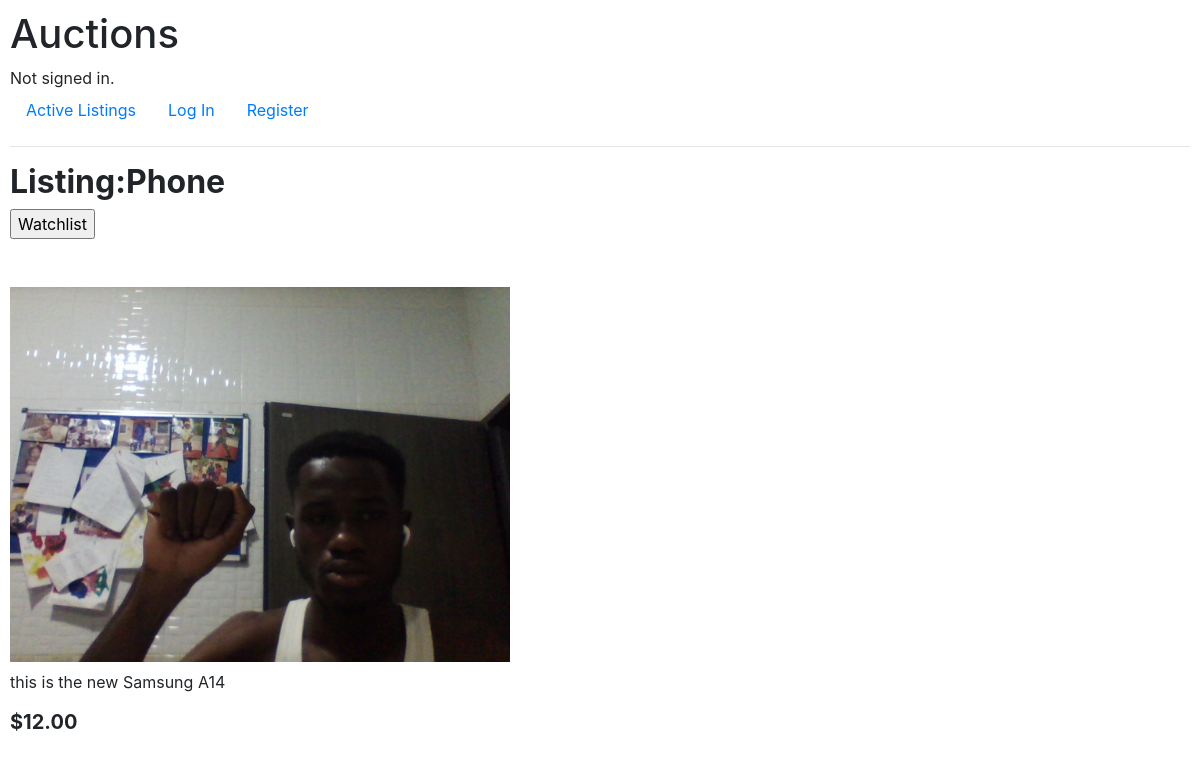
/listing/2, run on the app's committed database.
### auctions/models.py (models this page shows, shortened)
class AuctionList(models.Model):
    id = models.BigAutoField(primary_key=True)
    user = models.ForeignKey(User, on_delete=models.CASCADE)
    product_image = models.ImageField(null=True,blank=True, upload_to="images/")
    product_name = models.CharField(max_length=50)
    product_description = models.CharField(max_length=100,blank=True, null=True)
    startin_bid = models.CharField(max_length=100)
    date_created = models.DateTimeField(auto_now_add=True)

### auctions/views.py (the view)
# urls.py: path('listing/<int:id>',views.listing,name='listing'),
def listing(request, id):
    auction = get_object_or_404(AuctionList, id=id)
    return render(request, "auctions/listing.html", {'auction': auction })

### auctions/templates/auctions/listing.html (shortened to what this page needs)
{% extends "auctions/layout.html" %}
{% block body %}
 <h2> <b>Listing:{{ auction.product_name}}</b></h2>
<form action="" method="POST">
    <input type="submit" value="Watchlist" name="submit" id="">
</form>
<br>
<br>
    <img src=" {{auction.product_image.url}}" width="500">
<p>{{auction.product_description }}</p>
<h5> <b>${{auction.startin_bid}}.00</b></h5>
{% endblock %}

### auctions/static/auctions/styles.css (style rules this page uses)
body { padding: 10px; }

### data on the page
AuctionList: product_name "Phone", product_image (picture), product_description "this is the new Samsung A14", startin_bid "12"
